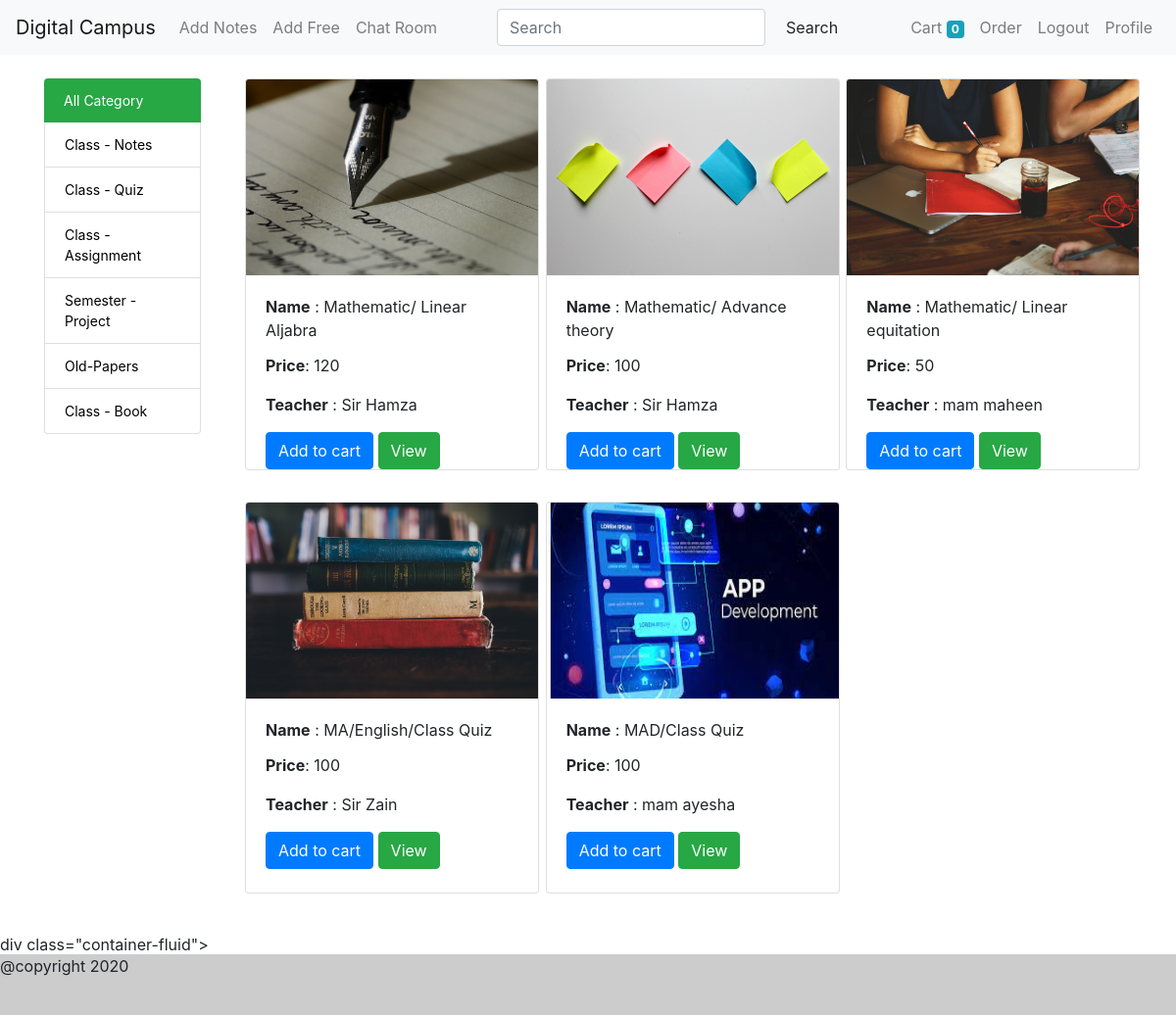
/store/?category_id=2 (signed in), run on the app's committed database.
### store/models/category.py (models this page shows, shortened)
class Category(models.Model):
	name = models.CharField(max_length=20)
	@staticmethod
	def getAllCategory():
		return Category.objects.all()

### store/models/product.py (models this page shows, shortened)
class Product(models.Model):
	name = models.CharField(max_length=220)
	student = models.ForeignKey(Customer, on_delete=models.CASCADE,null=True,blank=True )
	semester = models.IntegerField(choices=	STATUS,default=1, validators=[MinValueValidator(1), MaxValueValidator(8)])
	Teacher = models.CharField(max_length=100,null=True,default='Sir zain')
	price = models.IntegerField(default=1, validators=[MinValueValidator(1), MaxValueValidator(100000)])
	department = models.CharField(max_length=100,default='CS@IT',null=True)
	category = models.ForeignKey(Category,on_delete=models.CASCADE,default=1)
	Description = models.TextField(null=True,)
	image = models.ImageField(upload_to='upload/products')
	fileupload = models.FileField(upload_to='upload/products',null= True,blank=True)
	phone_number = models.CharField(max_length=13,null=True,default="Number")
	is_Available = models.BooleanField(null=True,)
	date = models.DateTimeField(auto_now_add=True)
	@staticmethod
	def getAllProduct():
		return Product.objects.all()
	@staticmethod
	def getProductByFilter(category_id):
		if category_id:
			return Product.objects.filter(category = category_id)
		else:
			return Product.getAllProduct()

### store/views/home.py (the view, shortened to what this page needs)
# urls.py: path('',Home.as_view(), name='home1'),
class Home(View):
	def get(self,request):
		cart = request.session.get('cart')
		categories = Category.getAllCategory()
		products = Product.getAllProduct().order_by('-id')
		if request.GET.get('id'):
			filterProductById = Product.objects.get(id=int(request.GET.get('id')))
			return render(request, 'productDetail.html',{"product":filterProductById,"categories":categories})
		if not cart:
			request.session['cart'] = {}
		if request.GET.get('category_id'):
			filterProduct = Product.getProductByFilter(request.GET['category_id'])
			return render(request, 'home.html',{"products":filterProduct,"categories":categories})
		return render(request, 'home.html',{"products":products,"categories":categories})

### store/templatetags/cart.py (called while the page is built)
@register.filter(name='is_in_cart')
def is_in_cart(product,cart):
	keys = cart.keys()
	for id in keys:
		if int(id) == product.id:
			return True
	return False

### store/templates/home.html (shortened to what this page needs)
{% extends 'base.html' %}
{% load cart %}
{% block content %}
<div class="container">
    <div class="row">
        <div class="col-md-2 mb-3">
            <ul class="list-group">
                <li class="list-group-item active bg-success border-0"><a style="text-decoration:none; color:white;" href="/store">All Category</a></li>
                {% for category in categories %}
                <li class="list-group-item ctg"><a style="text-decoration:none; color:black;" href="?category_id={{ category.id }}">{{ category.name }}</a></li>
                {% endfor %}
            </ul>
        </div>
        <div class="col-md-10">
            <div class="row product-row mx-auto mb-2">
                {% if products|length == 0 %}
                <div class="alert alert-warning col-12">
                    <strong>
                        <h3>No Product Found!</h3>
                    </strong>
                </div>
                {% elif products|length > 0 %}
                    {% for product in products %}
                    <div id="{{ product.id }}" class="col-md-4 mb-4">
                        <div class="card product-card mb-2">
                                {% if product.image %}
                            <img class="card-img-top" src="{{ product.image.url }}"  alt="Card image cap">
                                {% endif %}
                            <div class="card-body">
                                <p class="card-title"> <strong> Name</strong> : {{ product.name}}</p>
                                {% if product.price %}
                                <p class="card-text"><strong>Price</strong>: {{ product.price }}</p>
                                {%  else %}
                                <p class="card-text"><strong>Semester</strong>: {{ product.semester }}</p>
                                  {%endif%}
                                <p class="card-text"><strong> Teacher</strong> : {{ product.Teacher }}</p>
                                <form action="#{{ product.id }}" method="POST">
                                    {% if product|is_in_cart:request.session.cart %}
                                    <a class="btn btn-success" href="cart">Go to cart </a>
                                    {% else %}
                                    <input class="btn btn-primary" type="submit" value="Add to cart">
                                    {% endif %}
                                    <a class="btn btn-success" href="?id={{ product.id }}">View</a>
                                </form>
                            </div>
                        </div>
                    </div>
                    {% endfor %}
                {% endif %}
            </div>
        </div>
    </div>
</div>
{% endblock %}

### store/static/css/style.css (style rules this page uses)
.list-group { font-size:14px; }
.product-card { height: 400px; width: 300px; }
.product-card img { height: 200px; }
html { position: relative; min-height: 100%; }
body { margin-bottom: 60px; }

### data on the page
Category: name "Class - Notes"
Category: name "Class - Quiz"
Category: name "Class - Assignment"
Category: name "Semester - Project"
Category: name "Old-Papers"
Category: name "Class - Book"
Product: image (picture), name "Mathematic/ Linear Aljabra", price "120", Teacher "Sir Hamza"
Product: image (picture), name "Mathematic/ Advance theory", price "100", Teacher "Sir Hamza"
Product: image (picture), name "Mathematic/ Linear equitation", price "50", Teacher "mam maheen"
Product: image (picture), name "MA/English/Class Quiz", price "100", Teacher "Sir Zain"
Product: image (picture), name "MAD/Class Quiz", price "100", Teacher "mam ayesha"

### other printed values
{{ request.session.cart.keys|length }} "0"
